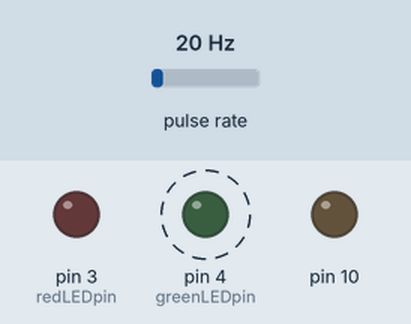
Bench run of a sketch on a simulated Arduino Uno, built with avr-gcc and run on an emulated ATmega328P. Shown: output pins drawn as LEDs (lit = HIGH). Wiring (inferred from the names in the program): pulse sensor: data pin 2. Dashed ring = blinking. The test bench sets the inputs (shaded band); at power-on: pulse rate 20 Hz. The local clock reads 2024-03-15 10:24:30 at power-on unless the sketch sets it; storage starts empty; what the sketch prints to the serial monitor is not drawn.

Above: at 0.5 s.
Timing chart, 0 to 3.5 s (numbered marks = the images above):
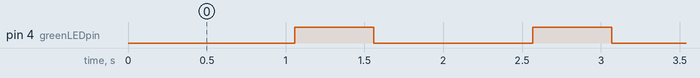

The sketch:

light-sensor.ino
```cpp
/*  light-sensor
 *  by Becky Stewart of Anti-Alias Labs
 *  becky@antialiaslabs.com
 *
 *  Initial code by Melissa Coleman
 *  Data logger code based on
 *  http://www.ladyada.net/make/logshield/lighttempwalkthru.html
 *  We're using the Taos TSL237S-LF light-to-frequency sensor:
 *  http://www.taosinc.com/getfile.aspx?type=press&file=tsl237-e37.pdf
 */


#include "SD.h"
#include <Wire.h>
#include "RTClib.h"

//These define the pin connections of the Arduino.
//They can be changed but only use digital in 2 or 3 for the Freq pin
#define TSL_FREQ_PIN 2 // output use digital pin2 for interrupt

float fD = 0.1; // Dark frequency
float Re = 2.3; // Irradiance responsivity
float eff475 = 0.113; // Luminous efficiency at 475nm, for dinoflagellate bioluminescence

RTC_DS1307 RTC; // define the Real Time Clock object

#define ECHO_TO_SERIAL   1 // echo data to serial port
#define WAIT_TO_START    0 // Wait for serial input in setup()

// the digital pins that connect to the LEDs
#define redLEDpin 3
#define greenLEDpin 4

// for the data logging shield, we use digital pin 10 for the SD cs line
const int chipSelect = 10;

// the logging file
File logfile;

void error(char *str)
{
  Serial.print("error: ");
  Serial.println(str);

  // red LED indicates error
  digitalWrite(redLEDpin, HIGH);

  while(1);
}

int timing = 1000; // in milliseconds
volatile unsigned long pulse_cnt = 0;
//unsigned long pulse_cnt = 0;

void setup() {

  Serial.begin(9600);
  Serial.println();
  Wire.begin();
  RTC.begin();

#if WAIT_TO_START
  Serial.println("Type any character to start");
  while (!Serial.available());
#endif //WAIT_TO_START

// initialize the SD card
  Serial.print("Initializing SD card...");
  // make sure that the default chip select pin is set to
  // output, even if you don't use it:
  pinMode(10, OUTPUT);

  // see if the card is present and can be initialized:
  if (!SD.begin(chipSelect)) {
    Serial.println("Card failed, or not present");
    // don't do anything more:
    return;
  }
  Serial.println("card initialized.");

  // create a new file
  char filename[] = "LOGGER00.CSV";
  for (uint8_t i = 0; i < 100; i++) {
    filename[6] = i/10 + '0';
    filename[7] = i%10 + '0';
    if (! SD.exists(filename)) {
      // only open a new file if it doesn't exist
      logfile = SD.open(filename, FILE_WRITE);
      break;  // leave the loop!
    }
  }

  if (! logfile) {
    error("couldnt create file");
  }

  Serial.print("Logging to: ");
  Serial.println(filename);

  Wire.begin();
  if (!RTC.begin()) {
    logfile.println("RTC failed");
#if ECHO_TO_SERIAL
    Serial.println("RTC failed");
#endif  //ECHO_TO_SERIAL
  }

  logfile.println("millis1,time1,count,uWattpercm2,millis2,time2");
#if ECHO_TO_SERIAL
  Serial.println("millis1,time1,count,uWattpercm2,millis2,time2");
#endif // attempt to write out the header to the file

  pinMode(redLEDpin, OUTPUT);
  pinMode(greenLEDpin, OUTPUT);

  pinMode(TSL_FREQ_PIN, INPUT);
}

void loop() {


  float Ee;

  // attach interrupt to pin2, send output pin of TSL230R to arduino 2
  // call handler on each rising pulse

  // High light intensity will trigger interrupts faster than the Arduino can handle,
  // which may screw up timing of millis() and delay(), which are also interrupt based.
  // To flag excessive interrupts, we keep track of both millis() and the RTC time
  // before and after our sampling interval.

  pulse_cnt=0;
  uint32_t millis1 = millis();
  DateTime time1 = RTC.now();

  attachInterrupt(0, add_pulse, RISING);
  delay(timing);
  detachInterrupt(0);

  uint32_t millis2 = millis();
  DateTime time2 = RTC.now();
  unsigned long finalcnt=pulse_cnt;

  // Flash green LED at end of sampling interval.
  digitalWrite(greenLEDpin, HIGH);
  delay(500);
  digitalWrite(greenLEDpin, LOW);

  Ee = (finalcnt/(timing/1000.0) - fD)/1000.0/Re; // fO = fD + (Re)(Ee)

  logfile.print(millis1);
  logfile.print(", ");

  logfile.print(time1.year(), DEC);
  logfile.print("/");
  logfile.print(time1.month(), DEC);
  logfile.print("/");
  logfile.print(time1.day(), DEC);
  logfile.print(" ");
  logfile.print(time1.hour(), DEC);
  logfile.print(":");
  logfile.print(time1.minute(), DEC);
  logfile.print(":");
  logfile.print(time1.second(), DEC);
  logfile.print(", ");

  logfile.print(finalcnt, 10);
  logfile.print(", ");

  logfile.print(Ee, 10);
  logfile.print(", ");

  logfile.print(millis2);
  logfile.print(", ");

  logfile.print(time2.year(), DEC);
  logfile.print("/");
  logfile.print(time2.month(), DEC);
  logfile.print("/");
  logfile.print(time2.day(), DEC);
  logfile.print(" ");
  logfile.print(time2.hour(), DEC);
  logfile.print(":");
  logfile.print(time2.minute(), DEC);
  logfile.print(":");
  logfile.print(time2.second(), DEC);
  logfile.println();

#if ECHO_TO_SERIAL
  Serial.print(millis1);
  Serial.print(", ");

  Serial.print(time1.year(), DEC);
  Serial.print("/");
  Serial.print(time1.month(), DEC);
  Serial.print("/");
  Serial.print(time1.day(), DEC);
  Serial.print(" ");
  Serial.print(time1.hour(), DEC);
  Serial.print(":");
  Serial.print(time1.minute(), DEC);
  Serial.print(":");
  Serial.print(time1.second(), DEC);
  Serial.print(", ");

  Serial.print(finalcnt, 10);
  Serial.print(", ");

  Serial.print(Ee, 10);
  Serial.print(", ");

  Serial.print(millis2);
  Serial.print(", ");

  Serial.print(time2.year(), DEC);
  Serial.print("/");
  Serial.print(time2.month(), DEC);
  Serial.print("/");
  Serial.print(time2.day(), DEC);
  Serial.print(" ");
  Serial.print(time2.hour(), DEC);
  Serial.print(":");
  Serial.print(time2.minute(), DEC);
  Serial.print(":");
  Serial.print(time2.second(), DEC);
  Serial.println();
#endif

  delay(0);
}

void add_pulse() {

  // increase pulse count
  pulse_cnt++;
  //Serial.println(pulse_cnt);
  return;
}
```

Measured:
- by itself, pin 4 (greenLEDpin): alternates HIGH for 0.50 s and LOW for 1.0 s
